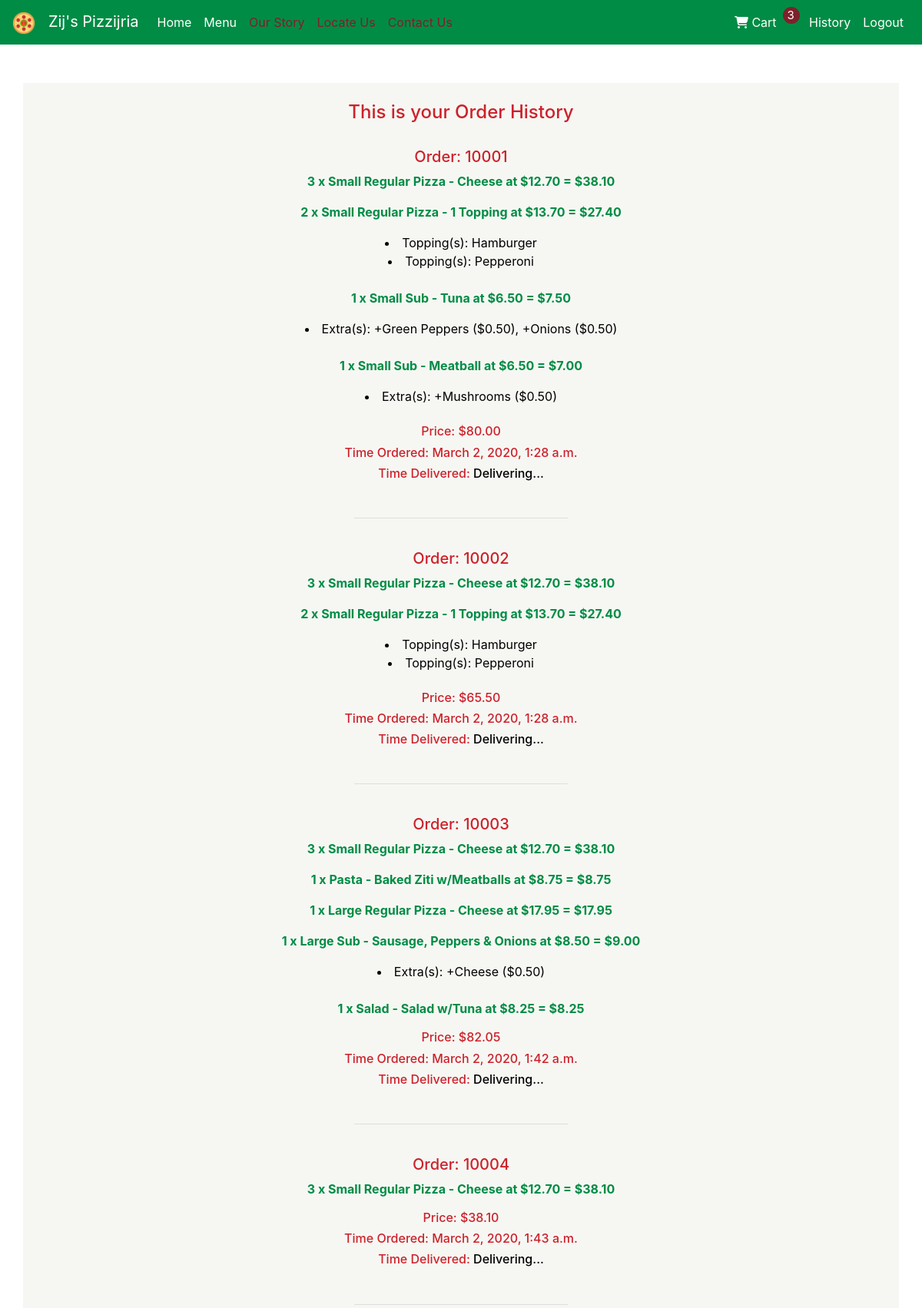
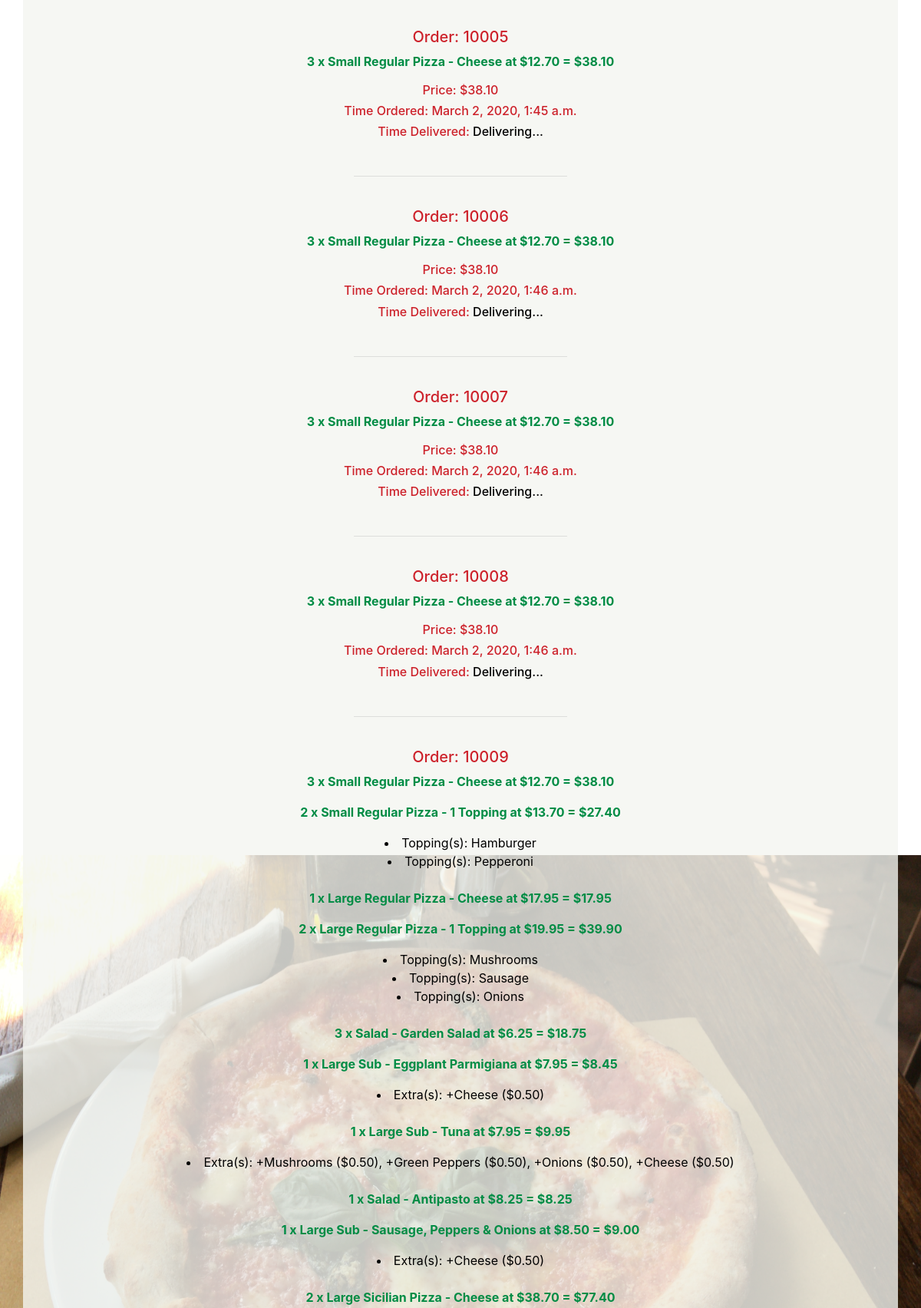
The app's page /history (signed in, upper part) with its own data (2 pictures, top to bottom).
### orders/models.py (models this page shows, shortened)
class Cart(models.Model):
    user = models.ForeignKey(settings.AUTH_USER_MODEL, on_delete=models.CASCADE)
    items = models.ManyToManyField("MenuItem", through="AddedItem")
    ordered = models.BooleanField(default=False)
    ordered_time = models.DateTimeField(auto_now=False, null=True)
    delivered_time = models.DateTimeField(auto_now=False, null=True, blank=True)
    def totalquantity(self):
        q = 0
        for item in self.items.all():
            if item.product.category.category_type == 'primary':
                q += item.added_item.last().quantity
        return q
    def subtotal(self):
        total = 0
        for item in self.items.all():
            total += item.added_item.first().totalprice()
        return total
    def cartnumber(self):
        return 10000 + self.id

class MenuItem(models.Model):
    SIZE_CHOICES = (("s", "Small"), ("l", "Large"))
    product = models.ForeignKey("Product", on_delete=models.CASCADE, related_name="menu_items")
    size = models.CharField(max_length=16, choices=SIZE_CHOICES, blank=True, null=True)
    price = models.DecimalField(max_digits=5, decimal_places=2, blank=True, null=True)
    def __str__(self):
        if self.product.category.category_type == 'primary':
            cat = self.product.category.name + " - "
            price = ""
        else:
            cat = ""
            if self.price:
                price = " (+$" + str(self.price) + ")"
            else:
                price = ""
        if self.size:
            size = self.get_size_display()
        else:
            size = ""
        if self.product.category.category_type == 'primary':
            if self.product.stylized_name:
                return f"{size} {cat} {self.product.stylized_name}{price}"
            return f"{size} {cat} {self.product.name}{price}"
        else:
            if self.product.category == "Topping":
                return f"{cat} {self.product.name}"
            else:
                if self.product.stylized_name:
                    return f"{cat} {self.product.stylized_name}"
                else:
                    return f"{cat} {self.product.name}"

class Product(models.Model):
    name = models.CharField(max_length=64)
    stylized_name = models.CharField(max_length=64, null=True, blank=True)
    category = models.ForeignKey("Category", on_delete=models.CASCADE, related_name="products")
    addon_category = models.ForeignKey("Category", on_delete=models.CASCADE, related_name="related_products", blank=True, null=True)
    addon_limit = models.IntegerField(default=0, null=True)

class Category(models.Model):
    CATEGORY_TYPES = (("primary", "Primary"), ("topping", "Topping"), ("extra", "Extra"))
    name = models.CharField(max_length=64)
    menu_name = models.CharField(max_length=64, blank=True, null=True)
    category_type = models.CharField(max_length=16, choices=CATEGORY_TYPES, default="primary")
    def __str__(self):
        return f"{self.name}"

class AddedItem(models.Model):
    item = models.ForeignKey("MenuItem", on_delete=models.CASCADE, related_name="added_item")
    cart = models.ForeignKey("Cart", on_delete=models.CASCADE)
    quantity = models.IntegerField(default=1)
    def totalprice(self):
        if self.extras.all():
            extrasprice = 0
            for extra in self.extras.all():
                for i in extra.item.all():
                    extrasprice += i.price
            return self.quantity * self.item.price + extrasprice
        else:
            return self.quantity * self.item.price
    def __str__(self):
        if self.extras.all():
            return f"{self.quantity} x {self.item} at ${self.item.price} = ${self.totalprice()}"
        else:
            return f"{self.quantity} x {self.item} at ${self.item.price} = ${self.totalprice()}"

class ExtraSelection(models.Model):
    item = models.ManyToManyField("MenuItem")
    main = models.ForeignKey("AddedItem", on_delete=models.CASCADE, related_name="extras")
    def __str__(self):
        if self.item:
            sentence = ", ".join(str(i) for i in self.item.all())
            return sentence
        else:
            return f"{self.item}"

### orders/views.py (the view)
# urls.py: path("history", views.history, name="history")
def history(request):
    cart = get_cart(request)
    history = History.objects.filter(user=request.user).first()
    if not history:
        history = History(user=request.user)
        history.save()
    carts = history.carts.all()
    return render(request, "orders/order_history.html", {"cart": cart, "history": history, "carts": carts})

### orders/views.py (called while the page is built)
def get_cart(request):
    cart = Cart.objects.filter(user=request.user, ordered=False).last()
    if cart is None:
        cart = Cart(user=request.user, ordered=False)
        cart.save()
    history = History.objects.filter(user=request.user).first()
    if history is None:
        history = History(user=request.user).save()
    return cart

### orders/templates/orders/order_history.html (shortened to what this page needs)
{% extends "orders/base.html" %}
{% block body %}
    <h4>This is your Order History</h4><br>
    {% if carts %}
        {% for cart in carts %}
            <h5>Order: {{ cart.cartnumber }}</h5>
            {% for item in cart.items.all %}
                <p><b>{{ item.added_item.first }}</b></p>
                {% if item.added_item.first.extras.first %}
                <div class="text-center">
                    {% for extra in item.added_item.first.extras.all %}
                        <li style="display: list-item; color: black;">{{ extra.item.first.product.category }}(s): {{ extra }}</li>
                    {% endfor %}
                    <br>
                </div>
                {% endif %}
            {% endfor %}
            <h6>Price: ${{ cart.subtotal }}</h6>
            <h6>Time Ordered: {{ cart.ordered_time }}</h6>
            <h6>Time Delivered: {% if not cart.delivered_time %} <span style="color: black;">Delivering...</span> {% else %} {{ cart.delivered_time }} {% endif %}</h6>
            <br>
            <hr style="width: 25%;">
            <br>
        {% endfor %}
    {% else %}
        <p>No order history found!</p>
    {% endif %}
{% endblock %}

### orders/templates/orders/base.html (shortened to what this page needs)
<!DOCTYPE html>
<html lang="en">
    <head>
        <link rel="stylesheet" href="https://cdn.jsdelivr.net/npm/bootstrap-select@1.13.9/dist/css/bootstrap-select.min.css">
        <link rel="stylesheet" href="https://stackpath.bootstrapcdn.com/bootstrap/4.4.1/css/bootstrap.min.css">
        {% load static %}
        <link rel="stylesheet" type="text/css" href="{% static 'orders/style.css' %}">
    </head>
    <body>
        <nav class="navbar navbar-expand-lg navbar-dark" style="background-color: rgba(0, 140, 69);">
            {% load static %}
            <a class="navbar-brand" href="/"><img class="icon" src="{% static 'orders/images/pizza-icon.png' %}">&nbsp;&nbsp;&nbsp;Zij's Pizzijria</a>
            <div class="collapse navbar-collapse" id="navbarNavltMarkup">
                <div class="navbar-nav">
                    <a class="nav-item nav-link active" href="/">Home <span class="sr-only">(current)</span></a>
                    <a class="nav-item nav-link active" href="{% url 'menu' %}">Menu</a>
                    <a class="nav-item nav-link active" href="/#story" style="color: rgba(125, 33, 42);">Our Story</a>
                    <a class="nav-item nav-link active" href="/#locate" style="color: rgba(125, 33, 42);">Locate Us</a>
                    <a class="nav-item nav-link active" href="/#contact" style="color: rgba(125, 33, 42);">Contact Us</a>
                </div>
                <div class="navbar-nav ml-auto">
                    {% if not request.user.is_authenticated %}
                        <a class="nav-item nav-link active" href="{% url 'register' %}">Register</a>
                        <a class="nav-item nav-link mr-auto active" href="{% url 'login' %}">Login</a>
                    {% else %}
                        <a class="nav-item nav-link mr-auto active" href="{% url 'cart' %}" tabindex="-1" aria-disabled="true"><i class="fa fa-shopping-cart" aria-hidden="true"></i> Cart</a>
                        <div style="background: rgba(125, 33, 42); color: #ffffff; height: 22px; width: 22px; border-radius: 50%; text-align: center; font-size: 15px; padding-right: 1px; padding-bottom: 1px;">{{ cart.totalquantity }}</div>
                        <a class="nav-item nav-link mr-auto active" href="{% url 'history' %}" tabindex="-1" aria-disabled="true">History</a>
                        <a class="nav-item nav-link mr-auto active" href="{% url 'logout' %}" tabindex="-1" aria-disabled="true">Logout</a>
                    {% endif %}
                </div>
            </div>
        </nav>
        <div class="bg">
            <div style="text-align:center; padding-top:50px;">
                <div class="container webappview">
                    <br>
                    {% block body %}
                    {% endblock %}
                    <br><br>
                </div>
            </div>
        </div>
    </body>
</html>

### orders/static/orders/style.css (style rules this page uses)
body { background: white url("images/pizza.jpg") no-repeat center center fixed; background-size: 110vw 110vh; background-color: rgba(0, 0, 0, 0); background-position-x: -120px; color: rgba(0, 140, 69); }
.webappview { width: 100%; background-color: rgba(244, 245, 240, 0.8); align-items: center; }
h1, h2, h3, h4, h5, h6 { color: rgba(205, 33, 42); }
.icon { max-height: 30px; }
.nav-link { color: black; }

### records on screen
Cart: totalquantity "3"
Cart: cartnumber "10001", subtotal "80.00", ordered_time "March 2, 2020, 1:28 a.m.", shows "Delivering..."
MenuItem: added_item.first "3 x Small Regular Pizza - Cheese at $12.70 = $38.10"
MenuItem: added_item.first "2 x Small Regular Pizza - 1 Topping at $13.70 = $27.40"
ExtraSelection: item.first.product.category "Topping", id.name "Hamburger"
ExtraSelection: item.first.product.category "Topping", id.name "Pepperoni"
MenuItem: added_item.first "1 x Small Sub - Tuna at $6.50 = $7.50"
ExtraSelection: item.first.product.category "Extra", id.stylized_name "+Green Peppers ($0.50), +Onions ($0.50)"
MenuItem: added_item.first "1 x Small Sub - Meatball at $6.50 = $7.00"
ExtraSelection: item.first.product.category "Extra", id.stylized_name "+Mushrooms ($0.50)"
Cart: cartnumber "10002", subtotal "65.50", ordered_time "March 2, 2020, 1:28 a.m.", shows "Delivering..."
Cart: cartnumber "10003", subtotal "82.05", ordered_time "March 2, 2020, 1:42 a.m.", shows "Delivering..."
MenuItem: added_item.first "1 x Pasta - Baked Ziti w/Meatballs at $8.75 = $8.75"
MenuItem: added_item.first "1 x Large Regular Pizza - Cheese at $17.95 = $17.95"
MenuItem: added_item.first "1 x Large Sub - Sausage, Peppers & Onions at $8.50 = $9.00"
ExtraSelection: item.first.product.category "Extra", id.stylized_name "+Cheese ($0.50)"
MenuItem: added_item.first "1 x Salad - Salad w/Tuna at $8.25 = $8.25"
Cart: cartnumber "10004", subtotal "38.10", ordered_time "March 2, 2020, 1:43 a.m.", shows "Delivering..."
Cart: cartnumber "10005", subtotal "38.10", ordered_time "March 2, 2020, 1:45 a.m.", shows "Delivering..."
Cart: cartnumber "10006", subtotal "38.10", ordered_time "March 2, 2020, 1:46 a.m.", shows "Delivering..."
Cart: cartnumber "10007", subtotal "38.10", ordered_time "March 2, 2020, 1:46 a.m.", shows "Delivering..."
Cart: cartnumber "10008", subtotal "38.10", ordered_time "March 2, 2020, 1:46 a.m.", shows "Delivering..."
Cart: cartnumber "10009"
MenuItem: added_item.first "2 x Large Regular Pizza - 1 Topping at $19.95 = $39.90"
ExtraSelection: item.first.product.category "Topping", id.name "Mushrooms"
ExtraSelection: item.first.product.category "Topping", id.name "Sausage"
ExtraSelection: item.first.product.category "Topping", id.name "Onions"
MenuItem: added_item.first "3 x Salad - Garden Salad at $6.25 = $18.75"
MenuItem: added_item.first "1 x Large Sub - Eggplant Parmigiana at $7.95 = $8.45"
ExtraSelection: item.first.product.category "Extra", id.stylized_name "+Cheese ($0.50)"
MenuItem: added_item.first "1 x Large Sub - Tuna at $7.95 = $9.95"
ExtraSelection: item.first.product.category "Extra", id.stylized_name "+Mushrooms ($0.50), +Green Peppers ($0.50), +Onions ($0.50), +Cheese ($0.50)"
MenuItem: added_item.first "1 x Salad - Antipasto at $8.25 = $8.25"
MenuItem: added_item.first "2 x Large Sicilian Pizza - Cheese at $38.70 = $77.40"
